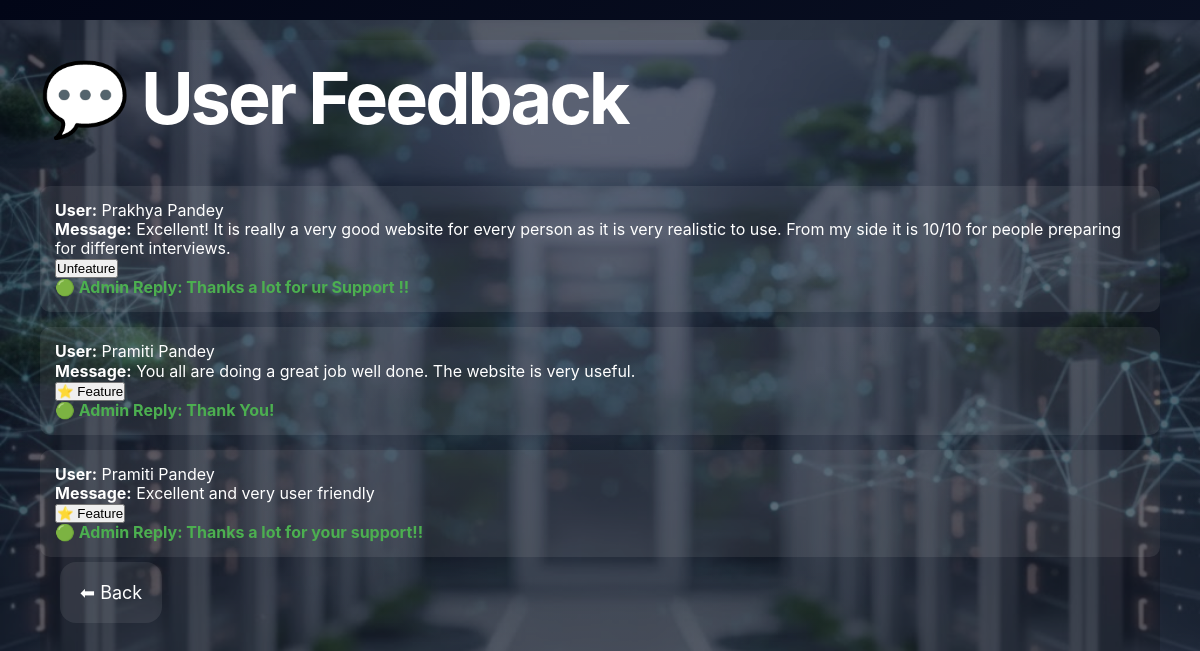
/admin/feedback (signed in), run on the app's committed database.
### tables this page shows
CREATE TABLE feedback (
    id INTEGER PRIMARY KEY AUTOINCREMENT,
    user_id INTEGER,
    rating INTEGER CHECK (rating BETWEEN 1 AND 5),
    message TEXT NOT NULL,
    created_at INTEGER,
    admin_reply TEXT,
    replied_at INTEGER
, reply TEXT, featured INTEGER DEFAULT 0, verified INTEGER DEFAULT 1);

CREATE TABLE users (id INTEGER PRIMARY KEY, name TEXT, email TEXT UNIQUE, password_hash TEXT, role TEXT DEFAULT "student", created_at INTEGER, verified INTEGER DEFAULT 0, school TEXT, class TEXT, profession TEXT, address TEXT, photo TEXT, language TEXT DEFAULT 'en', theme TEXT DEFAULT 'light', voice TEXT DEFAULT 'female', speed TEXT DEFAULT 'medium', weekly_report INTEGER DEFAULT 0, reminders INTEGER DEFAULT 0, badges INTEGER DEFAULT 1, is_blocked INTEGER DEFAULT 0, is_admin BOOLEAN DEFAULT 0, gemini_api_key TEXT);

### app.py (the view)
@app.route("/admin/feedback")
@csrf.exempt
@login_required
@admin_required
def admin_feedback():
    conn = get_db(); c = conn.cursor()
    c.execute("""
        SELECT f.*, u.name
        FROM feedback f
        LEFT JOIN users u ON u.id=f.user_id
        ORDER BY f.created_at DESC
    """)
    rows = c.fetchall()
    conn.close()
    return render_template("admin/feedback.html", rows=rows)

### app.py (called while the page is built)
def get_db():
    conn = sqlite3.connect(DB)
    conn.row_factory = sqlite3.Row
    return conn

def login_required(f):
    @functools.wraps(f)
    def wrapped(*args, **kwargs):
        if 'user_id' not in session:
            return redirect(url_for('login', next=request.path))
        return f(*args, **kwargs)
    return wrapped

def admin_required(f):
    @wraps(f)
    def wrapper(*args, **kwargs):
        if not g.user or g.user.get("role") != "admin":
            abort(403)
        return f(*args, **kwargs)
    return wrapper

@app.before_request
def load_logged_in_user():
    g.user = None
    uid = session.get("user_id")
    if uid:
        conn = get_db(); c = conn.cursor()
        c.execute("SELECT id,name,email,role,verified,school,class,profession,address,photo,gemini_api_key FROM users WHERE id=?", (uid,))
        row = c.fetchone()
        conn.close()
        if row:
            g.user = {
                "id": row["id"], "name": row["name"], "email": row["email"],
                "role": row["role"], "verified": row["verified"],
                "school": row["school"], "class": row["class"],
                "profession": row["profession"], "address": row["address"],
                "photo": row["photo"],
                "gemini_api_key": row["gemini_api_key"]
            }
            if g.user and g.user.get("is_blocked"):
             return "Your account is blocked by admin."

### templates/admin/feedback.html (shortened to what this page needs)
<!DOCTYPE html>
<html lang="en">
<head>
  <link rel="stylesheet" href="/static/css/style.css">
</head>
<div class="feedback">
  <div class="feedback-container">
<body class="admin-page">
<h2 style="margin:20px 0;margin-bottom: 50px;font-size: clamp(48px, 6vw, 92px);font-weight: 700;line-height: 1.05;color: #ffffff;letter-spacing: -3px; z-index: 2;">💬 User Feedback</h2>
<div class="admin-container">
  {% for f in rows %}
  <div class="feedback-box">
    <p><b>User:</b> {{ f.name or "Unknown" }}</p>
    <p><b>Message:</b> {{ f.message }}</p>
    <form method="post" action="/admin/feedback/feature/{{ f.id }}">
  <button type="submit">
    {% if f.featured %}Unfeature{% else %}⭐ Feature{% endif %}
  </button>
</form>
    {% if f.reply %}
      <p class="reply">🟢 Admin Reply: {{ f.reply }}</p>
    {% else %}
      <form method="post" action="/admin/feedback/reply/{{ f.id }}">
        <textarea name="reply" required placeholder="Write reply..."></textarea>
        <button type="submit">Send Reply</button>
      </form>
    {% endif %}
  </div>
  {% endfor %}
</div>
<a href="/admin/dashboard" class="admin-card" style="margin:20px;">⬅ Back</a>
</body>
</html>

### static/css/style.css (style rules this page uses)
* { margin: 0; padding: 0; box-sizing: border-box; }
body { font-family: -apple-system, BlinkMacSystemFont, 'SF Pro Display', 'Segoe UI', sans-serif; line-height: 1.2; color: #ffffff; background: linear-gradient(135deg, #0a0a0a 0%, #1a1a2e 25%, #16213e 50%, #0f3460 75%, #533483 100%); background-attachment: fixed; min-height: 100vh; overflow-x: hidden; }
html { scroll-behavior: smooth; }
.admin-page { min-height: 100vh; background: linear-gradient(135deg, #020617, #0f172a); color: white; padding: 40px; }
.admin-container { max-width: 1700px; overflow-y: auto; overflow-x: auto; margin-top: 50pxpx; margin-bottom: 10px; }
.admin-card { padding: 20px; background: rgba(255,255,255,0.08); border-radius: 16px; margin-top: 30px; margin-bottom: 30px; text-align: center; text-decoration: none; color: white; -webkit-backdrop-filter: blur(12px); backdrop-filter: blur(12px); font-size: 18px; transition: 0.3s; }
.feedback-box { background: rgba(255,255,255,0.08); padding: 15px; border-radius: 10px; margin-bottom: 15px; }
.reply { color: #4ade80; }
.feedback { position: relative; min-height: 100vh; overflow: hidden; background: radial-gradient(circle at top, #101632 0%, #050816 70%); }
.feedback::before { content: ""; position: fixed; top: 20px; left: 50%; transform: translateX(-50%); width: 100%; height: 850px; background: url("/static/images/feedbackreply_bg.png") center right / cover no-repeat; opacity: 0.35; z-index: 0; filter: saturate(0.95) blur(0px); pointer-events: none; }
.feedback-container { position: relative; z-index: 2; }
.reply { color: #4CAF50; font-weight: bold; }

### data on the page
feedback: name "Prakhya Pandey", message "Excellent! It is really a very good website for every person as it is very realistic to use. From my side it is 10/10 for people preparing for different interviews.", featured "Unfeature", reply "Thanks a lot for ur Support !!"
feedback: name "Pramiti Pandey", message "You all are doing a great job well done. The website is very useful.", featured "⭐ Feature", reply "Thank You!"
feedback: name "Pramiti Pandey", message "Excellent and very user friendly", featured "⭐ Feature", reply "Thanks a lot for your support!!"
